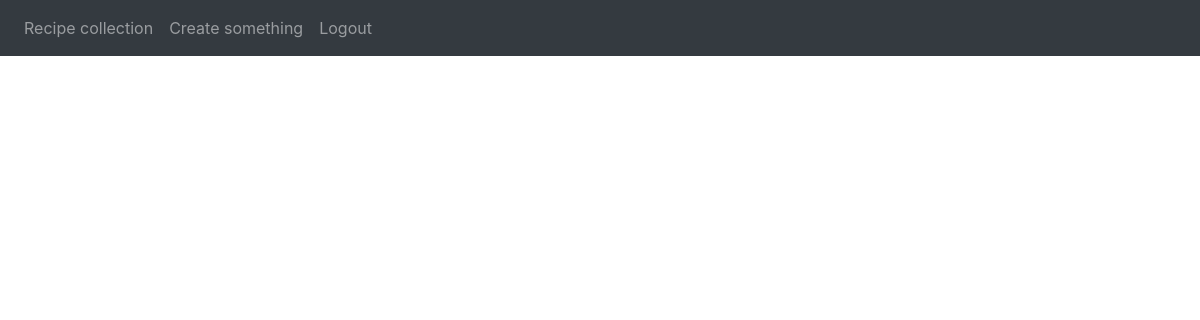
/collection (signed in), run on an earlier commit of the app's database.
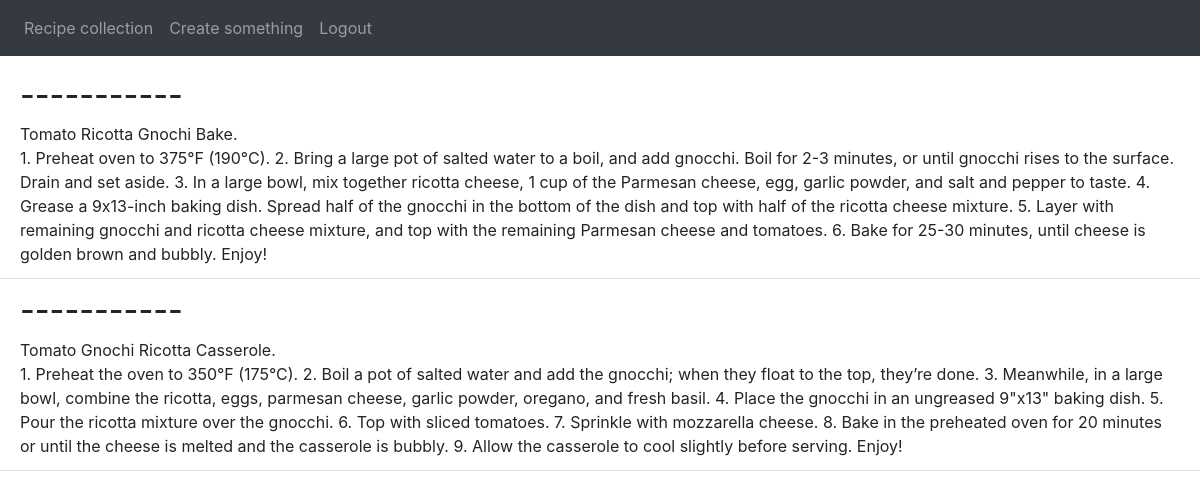
And on a later commit of the database.
### website/models.py (models this page shows)
class Recipe(db.Model):
    id = db.Column(db.Integer, primary_key = True)
    title = db.Column(db.String(100))
    instructions = db.Column(db.String(10000))
    user_id = db.Column(db.Integer, db.ForeignKey('user.id'))

### website/views.py (the view)
@views.route('/collection')
@login_required
def collect():
    return render_template('collection.html', user=current_user)

### website/__init__.py (called while the page is built)
def create_app():
    app= Flask(__name__)
    app.config['SECRET_KEY'] = 'first app'
    app.config['SQLALCHEMY_DATABASE_URI'] = f'sqlite:///{DB_NAME}'
    db.init_app(app)
    from .views import views
    from .auth import auth
    app.register_blueprint(views, url_prefix= '/')
    app.register_blueprint(auth, url_prefix='/')
    from .models import Recipe, User
    with app.app_context():
        db.create_all()
    login_manager = LoginManager()
    login_manager.login_view = 'auth.login'
    login_manager.init_app(app)
    @login_manager.user_loader
    def load_user(id):
        return User.query.get(int(id))
    return app

### website/templates/collection.html (shortened to what this page needs)
{%extends "base.html"%} {%block title%} Collection {%endblock%}
{%block content%}
<ul class="list-group list-group-flush" id="recipes">
  {% for recipe in user.recipes %}
    <li class="list-group-item">
      <h2> -----------</h2>
      {{ recipe.title }}
      <br>
      {{ recipe.instructions}}
    </li>
  {% endfor %}
{%endblock%}

What changed in the data, as far as the page shows it:
added Recipe: title "Tomato Ricotta Gnochi Bake.", instructions "1. Preheat oven to 375°F (190°C). 2. Bring a large pot of salted water to a boil, and add gnocchi. Boil for 2-3 minutes, or until gnocchi rises to the surface. Drain and set aside. 3. In a large bowl, mix together ricotta cheese, 1 cup of the Parmesan cheese, egg, garlic powder, and salt and pepper to taste. 4. Grease a 9x13-inch baking dish. Spread half of the gnocchi in the bottom of the dish and top with half of the ricotta cheese mixture. 5. Layer with remaining gnocchi and ricotta cheese mixture, and top with the remaining Parmesan cheese and tomatoes. 6. Bake for 25-30 minutes, until cheese is golden brown and bubbly. Enjoy!"
added Recipe: title "Tomato Gnochi Ricotta Casserole.", instructions "1. Preheat the oven to 350°F (175°C). 2. Boil a pot of salted water and add the gnocchi; when they float to the top, they’re done. 3. Meanwhile, in a large bowl, combine the ricotta, eggs, parmesan cheese, garlic powder, oregano, and fresh basil. 4. Place the gnocchi in an ungreased 9\"x13\" baking dish. 5. Pour the ricotta mixture over the gnocchi. 6. Top with sliced tomatoes. 7. Sprinkle with mozzarella cheese. 8. Bake in the preheated oven for 20 minutes or until the cheese is melted and the casserole is bubbly. 9. Allow the casserole to cool slightly before serving. Enjoy!"
